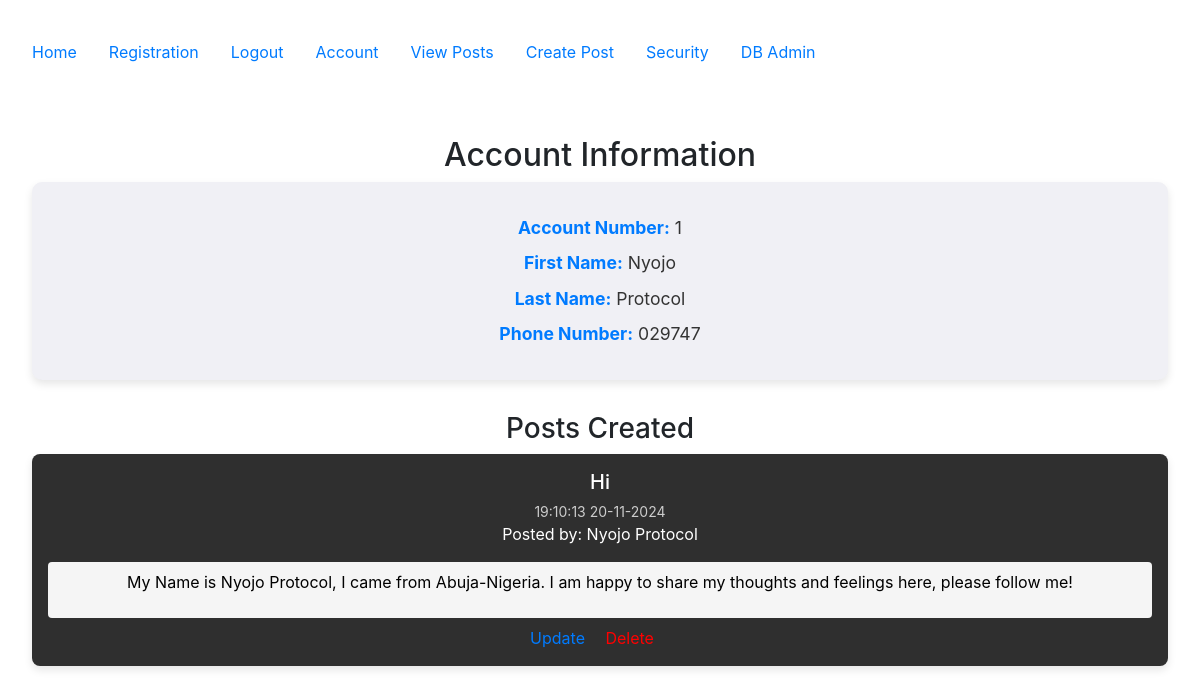
/account (signed in), run on the app's committed database.
### config.py (models this page shows, shortened)
class User(db.Model, UserMixin):
    __tablename__ = 'users'
    id = db.Column(db.Integer, primary_key=True)
    email = db.Column(db.String(100), nullable=False, unique=True)
    password = db.Column(db.String(100), nullable=False)
    firstname = db.Column(db.String(100), nullable=False)
    lastname = db.Column(db.String(100), nullable=False)
    phone = db.Column(db.String(100), nullable=False)
    mfa_key = db.Column(db.String(32), nullable=False, default='')  # Store MFA key
    mfa_enabled = db.Column(db.Boolean, nullable=False, default=False)  # Track if MFA is enabled
    role = db.Column(db.String(50), nullable=False, default='end_user')
    posts = db.relationship("Post", order_by=Post.id, back_populates="user")
    log = db.relationship("Log", uselist=False, back_populates="user")

class Post(db.Model):
   __tablename__ = 'posts'
   id = db.Column(db.Integer, primary_key=True)
   userid = db.Column(db.Integer, db.ForeignKey('users.id'))
   created = db.Column(db.DateTime, nullable=False, default=datetime.utcnow)
   title = db.Column(db.Text, nullable=False)
   body = db.Column(db.Text, nullable=False)
   user = db.relationship("User", back_populates="posts")

### accounts/views.py (the view)
@accounts_bp.route('/account')
@login_required
def account():
    user = current_user  # Get the logged-in user
    user_posts = Post.query.filter_by(userid=user.id).all()  # Adjust column name to 'userid'
    return render_template('accounts/account.html', user=user, posts=user_posts)

### app.py (called while the page is built)
@login_manager.user_loader
def load_user(user_id):
    return User.query.get(int(user_id))

@app.before_request
def restrict_access():
    if not current_user.is_authenticated:
        restricted_routes_anonymous = [
            'accounts.account', 'posts.posts', 'posts.create',
            'posts.update', 'posts.delete', 'accounts.logout', 'security.security'
        ]
        if request.endpoint in restricted_routes_anonymous:
            flash("You must be logged in to access this page.", "danger")
            return redirect(url_for('accounts.login'))

### templates/accounts/account.html (shortened to what this page needs)
{% extends "base.html" %}
{% block content %}
<h2>Account Information</h2>
{% if user.is_authenticated %}
    <div class="account-info">
        <p><strong>Account Number:</strong> {{ user.id }}</p>
        <p><strong>First Name:</strong> {{ user.firstname }}</p>
        <p><strong>Last Name:</strong> {{ user.lastname }}</p>
        <p><strong>Phone Number:</strong> {{ user.phone }}</p>
    </div>
    <h3>Posts Created</h3>
    <div class="post-container">
        {% for post in posts %}
            <div class="post-card">
                <h4>{{ post.title }}</h4>
                <small>{{ post.created.strftime('%H:%M:%S %d-%m-%Y') }}</small>
                <p>Posted by: {{ user.firstname }} {{ user.lastname }}</p>
                <div class="post-body">
                    <p>{{ post.body }}</p>
                </div>
                <div class="post-actions">
                    <a href="{{ url_for('posts.update', id=post.id) }}">Update</a>
                    <a href="{{ url_for('posts.delete', id=post.id) }}" style="color: red;">Delete</a>
                </div>
            </div>
        {% endfor %}
    </div>
{% else %}
    <p>You must be logged in to view account details.</p>
{% endif %}
{% endblock %}

### templates/accounts/account.html (style rules this page uses)
.account-info { background-color: #f0f0f5; color: #333; padding: 1.5em; border-radius: 10px; box-shadow: 0 4px 8px rgba(0, 0, 0, 0.1); margin-bottom: 2em; }
.account-info p { font-size: 1.1em; margin: 0.5em 0; }
.account-info strong { color: #007bff; }
.post-container { display: flex; flex-direction: column; gap: 1em; }
.post-card { background-color: #2f2f2f; color: white; padding: 1em; border-radius: 8px; box-shadow: 0 4px 8px rgba(0, 0, 0, 0.1); }
.post-card h4 { margin: 0; font-size: 1.25em; }
.post-card small { display: block; margin-top: 0.5em; color: #ccc; }
.post-body { background-color: #f5f5f5; color: black; padding: 0.5em; border-radius: 4px; margin-top: 0.5em; }
.post-actions { margin-top: 0.5em; }
.post-actions a { color: #007bff; text-decoration: none; margin-right: 1em; }

### data on the page
User: id "1", firstname "Nyojo", lastname "Protocol", phone "029747"
Post: title "Hi", created "19:10:13 20-11-2024", body "My Name is Nyojo Protocol, I came from Abuja-Nigeria. I am happy to share my thoughts and feelings here, please follow me!"
